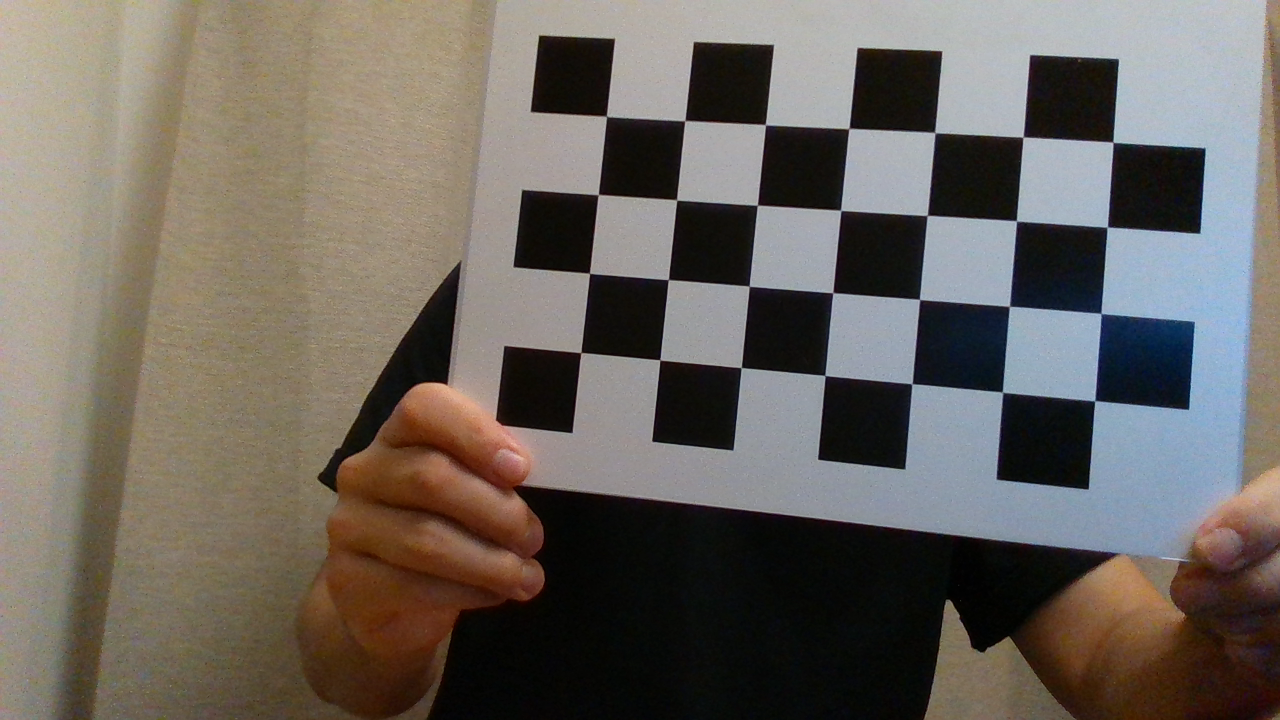
#> input picture frames/camera0/camera0_0.png, 1280 x 720 px
$ python demo_script.py
#> lines starting #> are read from the running program, lines starting #| are printed output that depends on the picture; long printed decimals are rounded
### calib.py
import cv2 as cv
import glob
import numpy as np
import sys
from scipy import linalg
import yaml
import os
import matplotlib.pyplot as plt


#Calibrate single camera to obtain camera intrinsic parameters from saved frames.
def calibrate_camera_for_intrinsic_parameters(camera_id=0, images_prefix='', checkerboard_rows=4, checkerboard_columns=7, box_size_scale=None, criteria=(cv.TERM_CRITERIA_EPS + cv.TERM_CRITERIA_MAX_ITER, 100, 0.001), show=True):

    #NOTE: images_prefix contains camera name: "frames/camera0*".
#> called with camera_id = 0, images_prefix = 'frames/camera0/*', checkerboard_rows = 4, checkerboard_columns = 7, box_size_scale = 3.19, criteria = (3, 100, 0.001), show = True
    images_names = glob.glob(images_prefix)

    #read all frames
    images = [cv.imread(imname, 1) for imname in images_names]
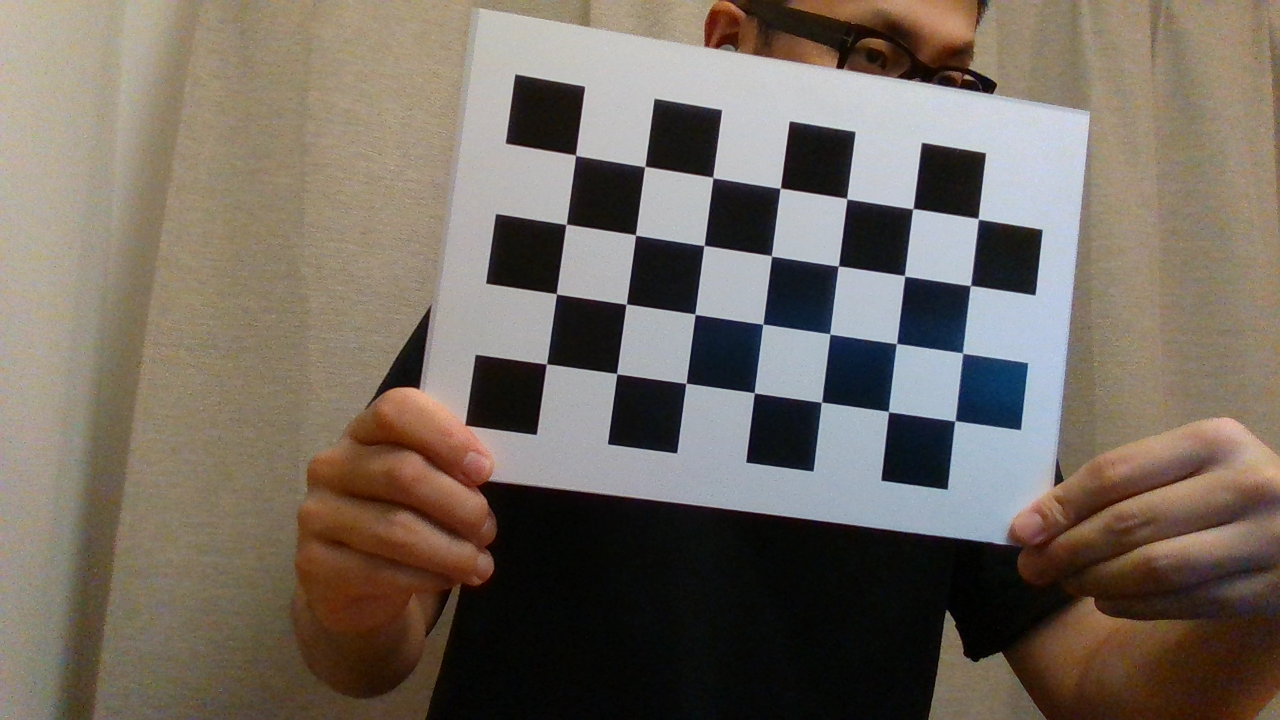
#> input picture frames/camera0/camera0_1.png, 1280 x 720 px
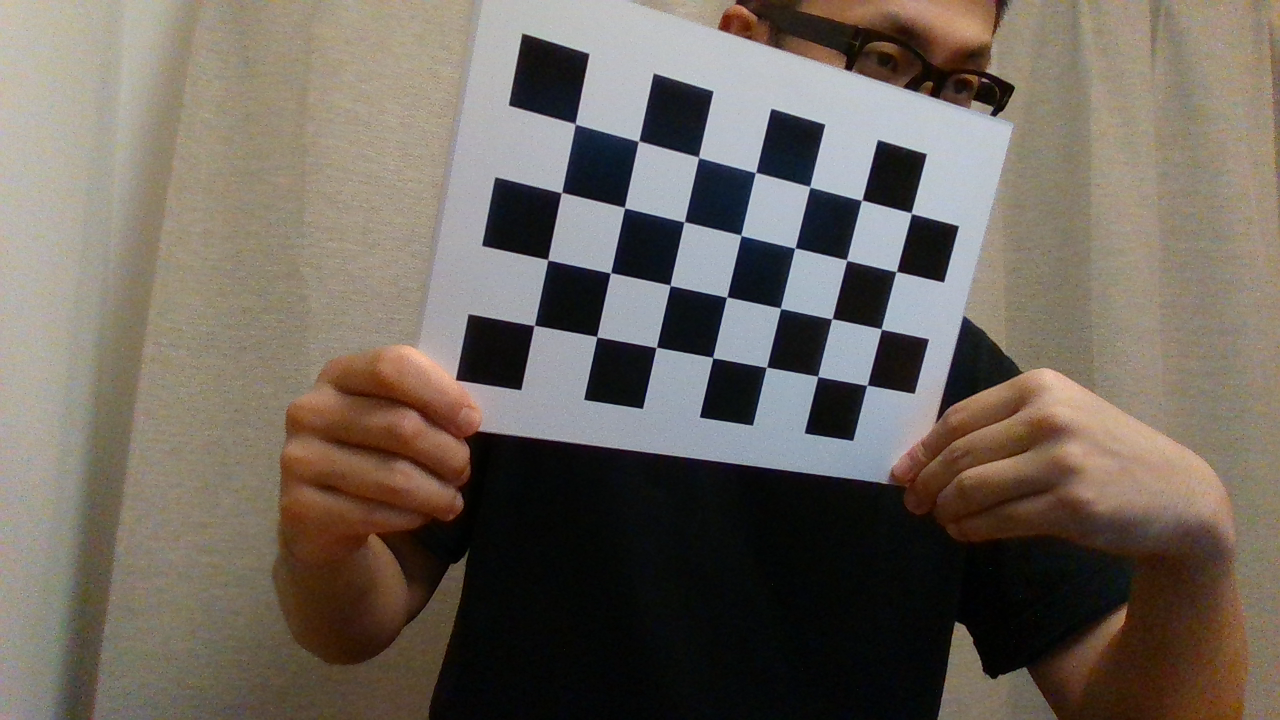
#> input picture frames/camera0/camera0_2.png, 1280 x 720 px
#> images = 3 items

    #criteria used by checkerboard pattern detector.
    #Change this if the code can't find the checkerboard.

    rows = checkerboard_rows
    columns = checkerboard_columns
    world_scaling = box_size_scale #this will change to user defined length scale

    #coordinates of squares in the checkerboard world space
    objp = np.zeros((rows*columns,3), np.float32)
    objp[:,:2] = np.mgrid[0:rows,0:columns].T.reshape(-1,2)
    objp = world_scaling* objp

    #frame dimensions. Frames should be the same size.
    width = images[0].shape[1]
#> width = 1280
    height = images[0].shape[0]
#> height = 720

    #Pixel coordinates of checkerboards
    imgpoints = [] # 2d points in image plane.

    #coordinates of the checkerboard in checkerboard world space.
    objpoints = [] # 3d point in real world space


    for i, frame in enumerate(images):
        gray = cv.cvtColor(frame, cv.COLOR_BGR2GRAY)

        #find the checkerboard
        ret, corners = cv.findChessboardCorners(gray, (rows, columns), None)

        if ret == True:

            #Convolution size used to improve corner detection. Don't make this too large.
            conv_size = (11, 11)

            #opencv can attempt to improve the checkerboard coordinates
            corners = cv.cornerSubPix(gray, corners, conv_size, (-1, -1), criteria)

            # Show checkerboard detection success

            if show:
                frame_vis = frame.copy()
                cv.drawChessboardCorners(frame_vis, (rows, columns), corners, ret)
                plt.figure()
                plt.imshow(cv.cvtColor(frame_vis, cv.COLOR_BGR2RGB))
                plt.title(f'Checkerboard detected: {images_names[i]}')
                plt.axis('off')
                plt.show()


            objpoints.append(objp)
            imgpoints.append(corners)
#> this loop made 3 passes
#> pass 1, in calibrate_camera_for_intrinsic_parameters, `gray = cv.cvtColor(frame, cv.COLOR_BGR2GRAY)`:
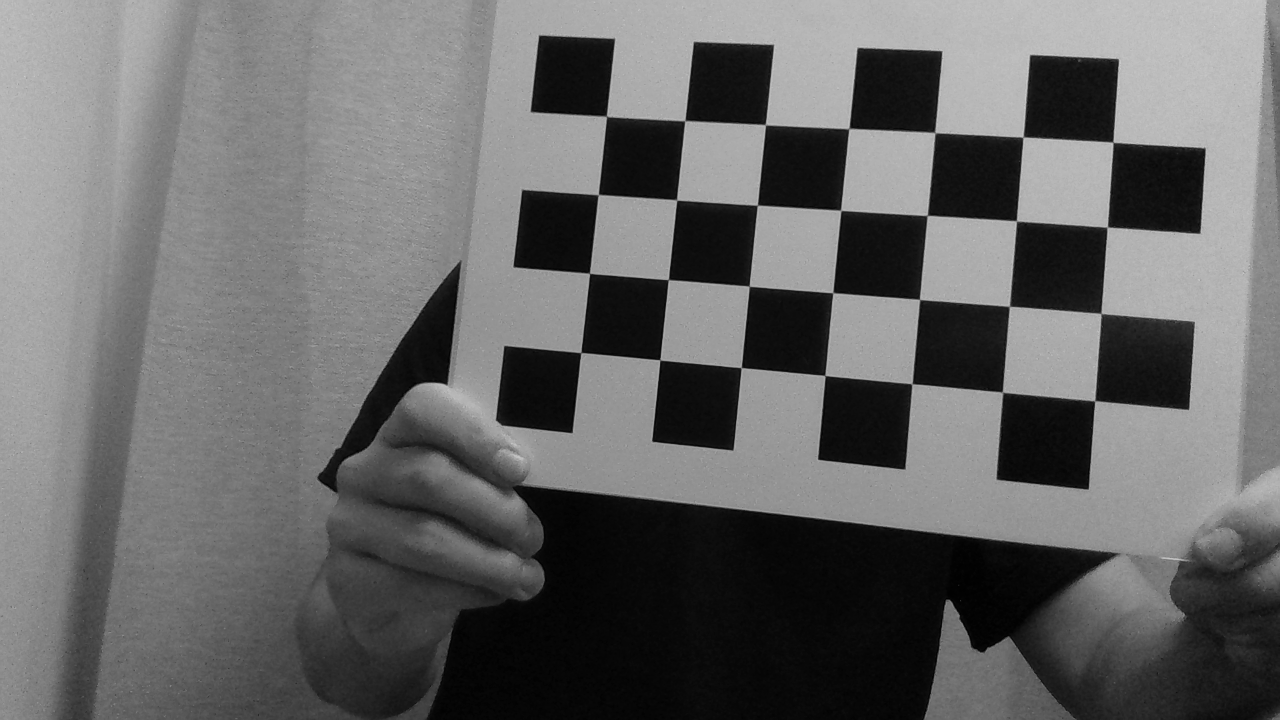
#> gray: shape (720, 1280); min 1, max 207, mean 102.9
#> pass 3, in calibrate_camera_for_intrinsic_parameters, `gray = cv.cvtColor(frame, cv.COLOR_BGR2GRAY)`:
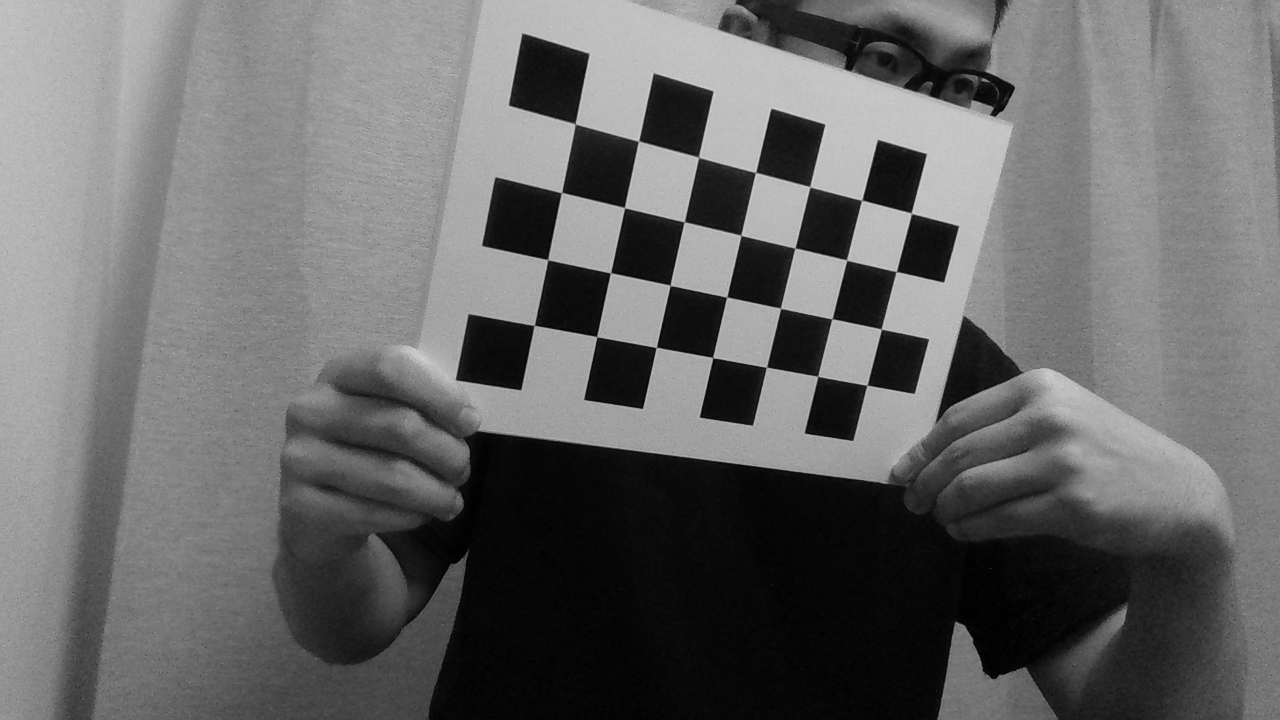
#> gray: shape (720, 1280); min 0, max 215, mean 104.2
#> after the loop, imgpoints = 3 items; objpoints = 3 items


    # cv.destroyAllWindows()
    ret, cmtx, dist, rvecs, tvecs = cv.calibrateCamera(objpoints, imgpoints, (width, height), None, None)
#> ret = 0.137; cmtx = [[910.4, 0, 641.2], [0, 911.9, 360], [0, 0, 1]]; dist = [[0.0803, -0.0767, -0.00159, -0.0014, -0.274]]; rvecs = ([-0.179, 0.0629, -1.47], [0.0281, -0.119, -1.43], [0.393, -0.151, -1.36]); tvecs = ([-2.4, -0.299, 36.27], [-4.26, 0.174, 40.96], [-5.11, -1.65, 43.62])
    print('rmse:', ret)
#| rmse: 0.1371
    print('camera matrix:\n', cmtx)
#| camera matrix:
#|  [[910.377   0.         641.220]
#|  [  0.         911.945 359.967]
#|  [  0.           0.           1.        ]]
    print('distortion coeffs:', dist)
#| distortion coeffs: [[ 0.08025 -0.07667   -0.001586  -0.001402 -0.274]]


    # Save calibration results to file using camera name from images_prefix
    camera_name = f'camera{camera_id}'
    save_camera_intrinsics(cmtx, dist, camera_name)
    return cmtx, dist

#save camera intrinsic parameters to file
def save_camera_intrinsics(camera_matrix, distortion_coefs, camera_name):

    #create folder if it does not exist
#> called with camera_matrix = array of shape (3, 3), distortion_coefs = array of shape (1, 5), camera_name = 'camera0'
    if not os.path.exists('camera_parameters'):
        os.mkdir('camera_parameters')

    out_filename = os.path.join('camera_parameters', camera_name + '_intrinsics.dat')
    outf = open(out_filename, 'w')

    outf.write('intrinsic:\n')
    for l in camera_matrix:
        for en in l:
            outf.write(str(en) + ' ')
        outf.write('\n')
#> this loop made 3 passes

    outf.write('distortion:\n')
    for en in distortion_coefs[0]:
        outf.write(str(en) + ' ')
#> this loop made 5 passes
#> en on passes 1 to 5: 0.0803, -0.0767, -0.00159, -0.0014, -0.274
    outf.write('\n')


#open both cameras and take calibration frames


#open paired calibration frames and stereo calibrate for cam0 to cam1 coorindate transformations
# [71 lines left out: functions stereo_calibrate, _make_homogeneous_rep_matrix, not called in this run]
# Turn camera calibration data into projection matrix
def get_projection_matrix(cmtx, R, T):
    P = cmtx @ _make_homogeneous_rep_matrix(R, T)[:3,:]
    return P

# After calibrating, we can see shifted coordinate axes in the video feeds directly
# [356 lines left out: functions check_calibration, get_world_space_origin, get_cam1_to_world_transforms, save_extrinsic_calibration_parameters, triangulate, load_intrinsics and 1 more, not called in this run]

### demo_script.py
""" Source: https://temugeb.github.io/opencv/python/2021/02/02/stereo-camera-calibration-and-triangulation.html """

import cv2 as cv
import glob
import numpy as np
import matplotlib.pyplot as plt
import yaml

import calib

def main():
    # Load calibration settings from YAML
    with open('calibration_settings.yaml', 'r') as f:
        settings = yaml.safe_load(f)

    checkerboard_rows = settings['checkerboard_rows']
    checkerboard_columns = settings['checkerboard_columns']
    box_size_scale = settings['checkerboard_box_size_scale']

    # Calibrate and store intrinsics once
    mtx1, dist1 = calib.calibrate_camera_for_intrinsic_parameters(
        camera_id=0,
        images_prefix='frames/camera0/*',
        checkerboard_rows=checkerboard_rows,
        checkerboard_columns=checkerboard_columns,
        box_size_scale=box_size_scale
    )
#> mtx1 = [[910.4, 0, 641.2], [0, 911.9, 360], [0, 0, 1]]; dist1 = [[0.0803, -0.0767, -0.00159, -0.0014, -0.274]]
    mtx2, dist2 = calib.calibrate_camera_for_intrinsic_parameters(
        camera_id=1,
        images_prefix='frames/camera1/*',
        checkerboard_rows=checkerboard_rows,
        checkerboard_columns=checkerboard_columns,
        box_size_scale=box_size_scale
    )
    # Stereo calibration and store extrinsics
    R, T = calib.stereo_calibrate(
        mtx1, dist1, mtx2, dist2,
        'frames/synched/camera0/*.png', 'frames/synched/camera1/*.png',
        checkerboard_rows, checkerboard_columns, box_size_scale
    )
    calib.save_extrinsic_calibration_parameters(np.eye(3), np.zeros((3,1)), R, T)  # Save stereo extrinsics


    mtx1, dist1 = calib.load_intrinsics('camera0')
    mtx2, dist2 = calib.load_intrinsics('camera1')
    R, T = calib.load_extrinsics('camera_parameters/camera1_rot_trans.dat')

    print("Triangulating and visualizing 3D chessboard corners from stereo images ...")
    p3ds = calib.triangulate(
        mtx1, mtx2, R, T,
        'frames/synched/camera0/*.png',
        'frames/synched/camera1/*.png',
        rows=checkerboard_rows,
        columns=checkerboard_columns,
        show_2d=True,
        show_3d=True
    )
    print("3D triangulation and visualization complete.")
    print("Triangulated 3D points (first 5):\n", p3ds[:5])
    print("Calibration complete.")
    # All unreachable and legacy code removed. Only main logic remains.
if __name__ == "__main__":
#> (the run stopped early here; a loop or call above may not have finished)
